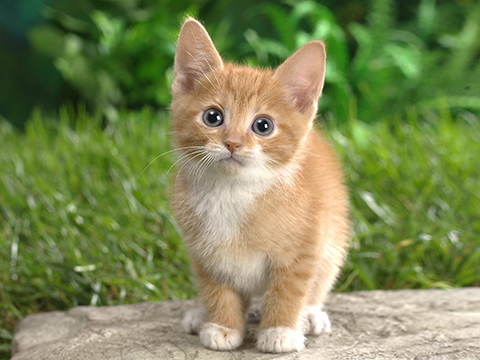
#> input picture object-detection/images/cat.jpg, 480 x 360 px, given in place of stereoClip1_Kyle.mov, which was not available
$ python FindCourtCorners.py
#> lines starting #> are read from the running program, lines starting #| are printed output that depends on the picture; after the words box and inside, x2 and y2 are one past the last pixel; in counts of white or black regions, pixels touching at a corner belong together; pictures that were not available may be replaced by others from this repository, and a replacement may not be noted
### Source Code/VideoReader.py
# class for reading video mp4 files
# hopefully then we won't have to write a million of the same functions

# imports for reading videos:
import numpy as np
import cv2

# note to self: opencv reads images in and stores as BGR, not RGB!!!

class VideoReader(object):
    # opens video files and fills in useful parameters
    def __init__(self, filename = 'video.mp4'):
        self.fn = filename
        # self.fn = '../UntrackedFiles/clip25.mp4'
        self.vid = cv2.VideoCapture(self.fn)
        # hopefully useful variables?
        self.width = self.vid.get(cv2.CAP_PROP_FRAME_WIDTH)
        self.height = self.vid.get(cv2.CAP_PROP_FRAME_HEIGHT)
        self.framerate = self.vid.get(cv2.CAP_PROP_FPS)
        # print(self.framerate)
        self.numFrames = self.vid.get(cv2.CAP_PROP_FRAME_COUNT)

    # make sure to close video capture when done!
    def close(self):
        self.vid.release()
        cv2.destroyAllWindows()

    def readFrame(self):
        if (self.vid.isOpened()):
            # ret is a boolean for if there are still frames left
            # ret = false if there are no frames left or disconnected/no frame to return
            # frame is None if at end or if error/no frames returned
            ret, frame = self.vid.read()
#> frame is the input picture: shape (360, 480, 3); mean B, G, R 85.7, 136, 125.8
            return ret, frame
        else:
            print('video file not opened')
            return False, None

    # [11 lines left out: function playVideo, not called in this run]
                # return done


    def getNumFrames(self):
        return self.numFrames

    def getNextFrameIdx(self):
        # 0-indexed index of next frame to be captured
        return self.vid.get(cv2.CAP_PROP_POS_FRAMES)

    # [6 lines left out: function setNextFrame, not called in this run]

    def getTemporalAverage(self, startIdx, endIdx):
        prevIdx = self.vid.get


# [6 lines that do not run on import are left out]
    #vr.playVideo()

### Source Code/FindCourtCorners.py
import cv2
import numpy as np
from VideoReader import VideoReader

# def FindCourtCorners(frame, file_output=0):
# input: frame -- a numpy array representing the frame in RGB
#        file_output -- flag to produce debugging output at:
#                        ../UntrackedFiles/out/*.png
#                        For this to work, please create
#                        this "out/" directory first.
# output:
#        (success, corners)
#         success -- boolean flag indicating success
#         corners -- 4x2 array containing the coordinates of corners:
#                    [back left; back right; front right; front left;]

# Example:
#   from FindCourtCorners import FindCourtCorners
#   frame = cv2.imread( "../SharedData/FindCourtTest1.png");
#   print FindCourtCorners(frame,1);


# The algorithm works by taking a rectangular crop of the court's
# color (with assumption that it's in the center region of the frame).
# The dominant color of the court is found using histogram of this crop.
# Then, we extract a mask corresponding the the court's shape using
# thresholding, morphological closure, and contour-finding.

# Next, edge-detection is used to find the edges of the court. A hough
# transform is applied to the edges mask, and the dominant lines
# are intersected together. We expect 4 clusters of intersections.
# The clusters are projected to points using dilation and then
# finding the centroid of the dilated blobs. The largest 4 blobs
# are assumed to be the dominant clusters, corresponding to
# actual court corners. Then, the corners are sorted by spatial
# coordinates with ordering [back left, back right, front right,
# front left] as perceived from the camera.

# You can see intermediate output by creating this directory:
# mkdir ../UntrackedFiles/out/
# Then, pass file_output=1 into GetCourtFeaturePoints


class CourtFinder(object):
    def __init__(self):
        self.corners_sort = []
        self.found_corners = False

    # Intersection of rho/theta lines
    def RhoThetaIsect(self, rho1, rho2, theta1, theta2 ):
        term1 = rho2 / np.sin(theta2);
        term2 = rho1 / np.sin(theta1);
        term3 = 1.0/np.tan(theta2) - 1.0/np.tan(theta1);
        x = (term1 - term2) / term3;
        y = (rho1 - x * np.cos(theta1)) / np.sin(theta1);
        return (int(x), int(y));

    # Find dominant color in image using hist. binning
    def GetDominantColor(self, img):
        result = [0,0,0];
        bins = 64;
        bin_w = 256/bins;
        for i in range (0,3):
            hist = cv2.calcHist([img],[i],None,[bins],[0,256]);
            hist_soft = hist[1:-1];
            hist_soft += hist[:-2];
            hist_soft += hist[2:];
            idx = np.argmax(hist_soft);
            result[i] = (idx + 1.5) * bin_w;
        return np.asarray(result);

    # Find the corners of the court
    def FindCourtCorners(self, frame, file_output=0):
        # Get h/w for convenience
        height, width = frame.shape[:2];

        # Take a small window from the center of the image and average its pixels in HSV
        cent_x = int(width / 2);
        cent_y = int(height / 2);
        cent_win_sz = int(width / 20);
        win =  frame[(cent_y - cent_win_sz):(cent_y + cent_win_sz), (cent_x - cent_win_sz):(cent_x + cent_win_sz)];
        if file_output:
            cv2.imwrite( "../UntrackedFiles/out/frame.png", frame);
            cv2.imwrite( "../UntrackedFiles/out/win.jpg", win);

        # Find the biggest region that closely matches the court's average color in HSV space
        win_hsv = cv2.cvtColor(win, cv2.COLOR_BGR2HSV);
        win_dominant_hsv = self.GetDominantColor(win_hsv);
        sat_thresh = 4;
        hue_thresh = 30;
        val_thresh = 1000;
        lower_sat = win_dominant_hsv - [sat_thresh, hue_thresh, val_thresh];
        upper_sat = win_dominant_hsv + [sat_thresh, hue_thresh, val_thresh];
        hsv_frame = cv2.cvtColor(frame, cv2.COLOR_BGR2HSV)
        hsv_mask = cv2.inRange(hsv_frame, lower_sat, upper_sat);
        if file_output:
            cv2.imwrite("../UntrackedFiles/out/hsv_mask.png", hsv_mask);

        # Find the biggest region that closely matches the court's average color in RGB space
        win_rgb = win.copy();
        win_dominant_rgb = self.GetDominantColor(win_rgb);
        r_thresh = 40;
        g_thresh = 40;
        b_thresh = 40;
        lower_rgb = win_dominant_rgb - [r_thresh, g_thresh, b_thresh];
        upper_rgb = win_dominant_rgb + [r_thresh, g_thresh, b_thresh];
        rgb_mask = cv2.inRange(frame, lower_rgb, upper_rgb);
        if file_output:
            cv2.imwrite("../UntrackedFiles/out/rgb_mask.png", rgb_mask);
        court_mask = cv2.bitwise_and(rgb_mask, rgb_mask, mask=hsv_mask);
        if file_output:
            cv2.imwrite("../UntrackedFiles/out/court_mask.png", court_mask);

        # Output the court's dominant RGB color for preview
        preview = np.ones((100,100,3)) * np.asarray([win_dominant_rgb[0], win_dominant_rgb[1], win_dominant_rgb[2]]);
        if file_output:
            cv2.imwrite("../UntrackedFiles/out/court_color_rgb.png", preview);

        # Find the largest contour in the court mask. This is assumed to be the court.
        close_sz = int(width / 20);
        dilate_sz = int(width / 150);
        court_mask = cv2.morphologyEx(court_mask, cv2.MORPH_CLOSE, cv2.getStructuringElement(cv2.MORPH_ELLIPSE,(close_sz,close_sz)))
        if file_output:
            cv2.imwrite("../UntrackedFiles/out/court_mask_closed.png", court_mask);
        contours, hier = cv2.findContours(court_mask,cv2.RETR_LIST,cv2.CHAIN_APPROX_SIMPLE)
        max_area = 0;
        max_c = None;
        for c in contours:
            c_area = cv2.contourArea(c)
            if c_area > max_area:
                max_area = c_area
                max_c = c;

        # Draw the outline of the court
        court_mask_color = np.zeros(frame.shape);
        court_mask_color = (cv2.drawContours(court_mask_color,[max_c],0,(0, 255, 0),-1));
        court_mask_bw = cv2.inRange(court_mask_color, (0,255,0), (0, 255, 0));
        court_outline = cv2.Canny(court_mask_bw,100,200)

        # Dilate the outline to help out the Hough transform.
        dilate_sz = int(width / 450);
        court_outline = cv2.morphologyEx(court_outline, cv2.MORPH_DILATE, np.ones((dilate_sz,dilate_sz)))
        if file_output:
            cv2.imwrite( "../UntrackedFiles/out/court_outline.jpg", court_outline);


        # Do a Hough transform to find dominant lines.
        frame_lines = frame.copy();
        lines = cv2.HoughLines(court_outline,1,np.pi/180, int(width/8));
        isect_mask = np.zeros(court_outline.shape, dtype = "uint8");

        # Find all interesting intersections among Hough lines
        angle_thresh = 0.1; # pairs of lines with relative angles smaller than this are ignored
        for line1 in lines:
            rho1 = line1[0][0];
            theta1 = line1[0][1] + 0.0005234; # fix div-zero case
            for line2 in lines:
                rho2 = line2[0][0];
                theta2 = line2[0][1] + 0.0005234;  # fix div-zero case
                if (theta1 != theta2):
                    #print rho1, rho2, theta1, theta2
                    isect = self.RhoThetaIsect(rho1, rho2, theta1, theta2);
                    # TODO: handle edge cases of theta1-theta2
                    if (isect[0] >= 0 and isect[0] < width and isect[1] >= 0 and isect[1] < height) and np.abs(theta1-theta2) > angle_thresh:
                      isect_mask[isect[1]][isect[0]] = 1;


        # Draw the Hough lines for debugging
        for line in lines:
            line = np.squeeze(line);
            rho = line[0];
            theta = line[1] + 0.0001; # hack, ensures eventual intersection...
            isect1 = self.RhoThetaIsect(rho, 0, theta, 0.001); # vertical
            isect2 = self.RhoThetaIsect(rho, 0, theta, np.pi/2); # horiz
            isect3 = self.RhoThetaIsect(rho, height, theta, np.pi/2); # horiz
            cv2.line(frame_lines,isect1,isect2,(0,0,255),2);
            if (isect2[0] > isect3[0]):
                cv2.line(frame_lines,isect1,isect2,(0,0,255),2);
            else:
                cv2.line(frame_lines,isect1,isect3,(0,0,255),2);
        if file_output:
            cv2.imwrite("../UntrackedFiles/out/houghlines.png",frame_lines);

        # Find centroids among intersection clusters. These are considered corners.
        dilate_sz = int(width / 50);
        isect_mask = cv2.morphologyEx(isect_mask, cv2.MORPH_DILATE, np.ones((dilate_sz,dilate_sz)));
        dilate_sz = int(width / 15);
        court_mask_dilated = cv2.morphologyEx(court_mask_bw, cv2.MORPH_DILATE, cv2.getStructuringElement(cv2.MORPH_ELLIPSE,(dilate_sz,dilate_sz)));
        court_mask_dilated = cv2.morphologyEx(court_mask_dilated, cv2.MORPH_DILATE, cv2.getStructuringElement(cv2.MORPH_ELLIPSE,(dilate_sz,dilate_sz)));
        court_mask_dilated = cv2.morphologyEx(court_mask_dilated, cv2.MORPH_DILATE, cv2.getStructuringElement(cv2.MORPH_ELLIPSE,(dilate_sz,dilate_sz)));
        if file_output:
          cv2.imwrite("../UntrackedFiles/out/court_mask_dilated.png", court_mask_dilated);
        isect_mask = isect_mask  & court_mask_dilated;
        contours, hier = cv2.findContours(isect_mask,cv2.RETR_LIST,cv2.CHAIN_APPROX_SIMPLE);
        if file_output:
            cv2.imwrite("../UntrackedFiles/out/isect_dots.png", isect_mask * 255);
        # if there are fewer than 4 contours, we failed to find 4 court corners in the image.
        if (len(contours) < 4):
            # return (False, []);
            self.corners_sort = []
            self.found_corners = False
            return
        # sort the corners by their confidence (in this case, area of the blob of intersections)
        area_idx = np.argsort([-cv2.contourArea(c) for c in contours]);
        area_idx = area_idx[:4]
        corners = np.zeros((4,2), dtype="uint32");
        ct = 0;
        for idx in area_idx:
            M = cv2.moments(contours[idx])
            cx = int(M['m10']/M['m00'])
            cy = int(M['m01']/M['m00'])
            isect_mask[cy][cx] = 0;
            corners[ct] = [cx, cy]; ct += 1;

        # Sort the corners based on where they are located (clockwise indexing).
        y_sort_idx = np.argsort([c[1] for c in corners]);
        corners_sorted = corners[y_sort_idx, :];
        x_sort_idx = [0,1,2,3];
        if corners_sorted[0,0] > corners_sorted[1,0]:
            x_sort_idx[0] = 1;
            x_sort_idx[1] = 0;
        if corners_sorted[2,0] < corners_sorted[3,0]:
            x_sort_idx[2] = 3;
            x_sort_idx[3] = 2;
        corners_sorted = corners_sorted[x_sort_idx,:];

        # Draw the frame with marked corners (for debugging)
        if file_output:
            frame_marked_corners = frame.copy();
            corner_idx = 0;
            for corner in corners_sorted:
                cx = corner[0];
                cy = corner[1];
                # draw this corner
                draw_length=15;
                cv2.line(frame_marked_corners,(cx - draw_length, cy),(cx + draw_length,cy),(0, 0, 255),2);
                cv2.line(frame_marked_corners,(cx, cy - draw_length),(cx,cy + draw_length),(0, 0, 255),2);
                font = cv2.FONT_HERSHEY_SIMPLEX;
                bottomLeftCornerOfText = (cx + draw_length,cy - draw_length);
                fontScale = 1;
                fontColor = (0,0,255);
                lineType = 2;
                cv2.putText(frame_marked_corners,str(corner_idx),
                          bottomLeftCornerOfText,
                          font,
                          fontScale,
                          fontColor,
                          lineType);
                corner_idx += 1;
            cv2.imwrite("../UntrackedFiles/out/frame_marked_corners.png", frame_marked_corners);
        # return (True, corners_sorted);
        # set self.corners_sort and self.found_corners
        self.corners_sort = corners_sorted
        self.found_corners = True

    # [23 lines left out: function drawCornersOnFrame, not called in this run]


if __name__ == '__main__':

    video_path_kyle = "../Stereo Clips/stereoClip1_Kyle.mov"
    video_path_megan = "../Stereo Clips/stereoClip1_Megan.mov"

    vr = VideoReader(filename=video_path_kyle)
    ret, frame = vr.readFrame()
#> ret = True

    if ret:
        finder = CourtFinder()
        finder.FindCourtCorners(frame, 1)
#> in FindCourtCorners, `win =  frame[(cent_y - cent_win_sz):(cent_y + cent_win_sz), (cent_x - ..`:
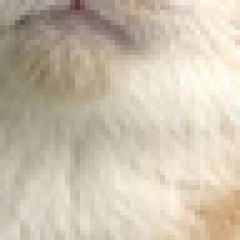
#> win: shape (48, 48, 3) (shown 5 times larger); mean B, G, R 174.3, 192.5, 204
#> the loop in GetDominantColor, `for i in range (0,3):` made 3 passes
#> idx on passes 1 to 3: 4, 6, 57
#> after the loop in GetDominantColor, `for i in range (0,3):`: result = [22, 30, 234]
#> in FindCourtCorners, `lower_sat = win_dominant_hsv - [sat_thresh, hue_thresh, val_thresh];`: lower_sat = [18, 0, -766]
#> in FindCourtCorners, `upper_sat = win_dominant_hsv + [sat_thresh, hue_thresh, val_thresh];`: upper_sat = [26, 60, 1234]
#> in FindCourtCorners, `hsv_mask = cv2.inRange(hsv_frame, lower_sat, upper_sat);`:
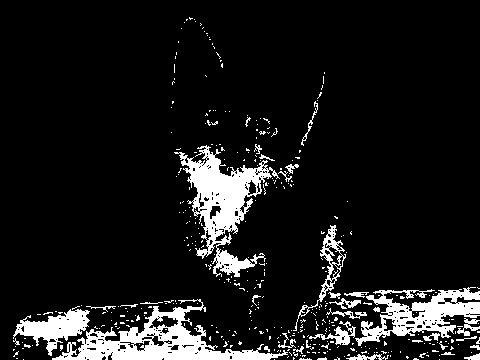
#> hsv_mask: shape (360, 480); 10.3% white; 396 white regions (362 under 20 px), largest, box (x1, y1, x2, y2) and area: (174, 145, 280, 277) 4684, (52, 299, 288, 360) 4564, (355, 287, 480, 346) 3156
#> the loop in GetDominantColor (call 2), `for i in range (0,3):` made 3 passes
#> idx on passes 1 to 3: 50, 54, 57
#> in FindCourtCorners, `win_dominant_rgb = self.GetDominantColor(win_rgb);`: win_dominant_rgb = [206, 222, 234]
#> in FindCourtCorners, `lower_rgb = win_dominant_rgb - [r_thresh, g_thresh, b_thresh];`: lower_rgb = [166, 182, 194]
#> in FindCourtCorners, `upper_rgb = win_dominant_rgb + [r_thresh, g_thresh, b_thresh];`: upper_rgb = [246, 262, 274]
#> in FindCourtCorners, `preview = np.ones((100,100,3)) * np.asarray([win_dominant_rgb[0], win_..`:
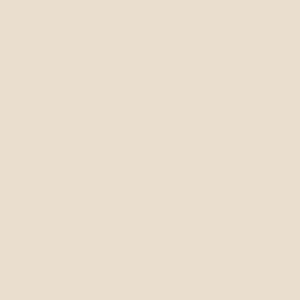
#> preview: shape (100, 100, 3) float64 (shown 3 times larger); mean of channels 0, 1, 2 206, 222, 234; drawn as B, G, R
#> in FindCourtCorners, `court_mask = cv2.morphologyEx(court_mask, cv2.MORPH_CLOSE, cv2.getStru..`:
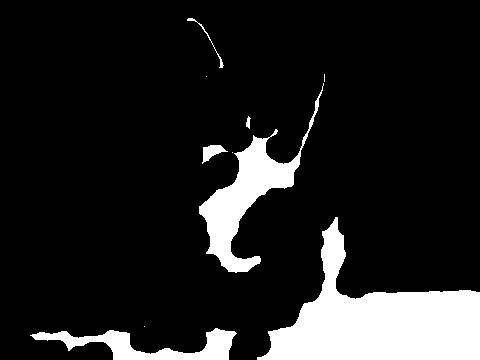
#> court_mask: shape (360, 480); 13.1% white; 10 white regions (4 under 20 px)
#> in FindCourtCorners, `contours, hier = cv2.findContours(court_mask,cv2.RETR_LIST,cv2.CHAIN_A..`: contours = 10 contours, 4 with area under 20; largest, box (x1, y1, x2, y2) and area: (257, 217, 480, 360) 13893, (199, 83, 324, 273) 5030, (30, 328, 237, 360) 2408, (202, 145, 228, 164) 202, (187, 18, 224, 68) 46, (246, 116, 251, 129) 26
#> the loop in FindCourtCorners, `for c in contours:` made 10 passes
#> (c_area, max_area) on passes 1, 3: (2408.5, 2408.5), (13893, 13893)
#> after the loop in FindCourtCorners, `for c in contours:`: max_area = 13893; max_c = contour of 164 points, box (x1, y1, x2, y2) (257, 217, 480, 360), area 13893
#> in FindCourtCorners, `court_outline = cv2.Canny(court_mask_bw,100,200)`:
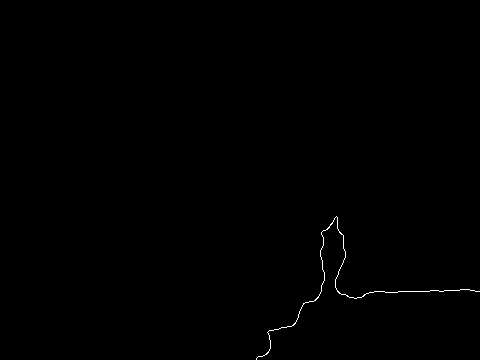
#> court_outline: shape (360, 480); 0.24% white in thin lines or dots, all inside (x1, y1, x2, y2) = (256, 216, 480, 360)
#> in FindCourtCorners, `lines = cv2.HoughLines(court_outline,1,np.pi/180, int(width/8));`: lines = [[298, 1.55], [305, 1.54]]
#> the loop in FindCourtCorners, `for line1 in lines:` made 2 passes
#> (rho1, theta1) on passes 1 to 2: (298, 1.55), (305, 1.54)
#> the loop in FindCourtCorners, `for line in lines:` made 2 passes
#> (rho, theta, isect1) on passes 1 to 2: (298, 1.55, (0, 298)), (305, 1.54, (0, 305))
#> after the loop in FindCourtCorners, `for line in lines:`:
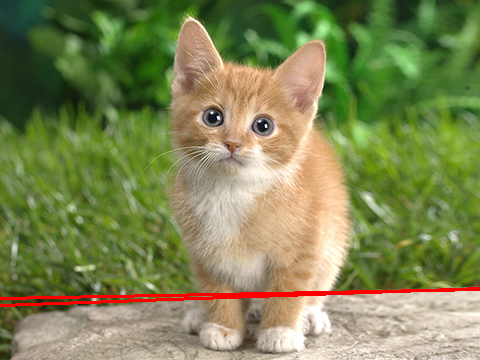
#> frame_lines: shape (360, 480, 3); 1.43% of pixels changed, all inside (x1, y1, x2, y2) = (0, 287, 480, 307)
#> in FindCourtCorners, `court_mask_dilated = cv2.morphologyEx(court_mask_dilated, cv2.MORPH_DI..`:
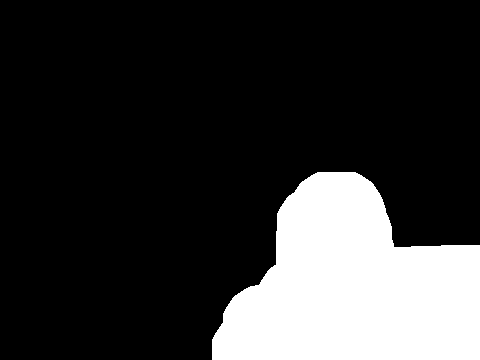
#> court_mask_dilated: shape (360, 480); 20.1% white; 1 white region, box (x1, y1, x2, y2) and area: (212, 172, 480, 360) 34661
#> in FindCourtCorners, `contours, hier = cv2.findContours(isect_mask,cv2.RETR_LIST,cv2.CHAIN_A..`: contours = []
